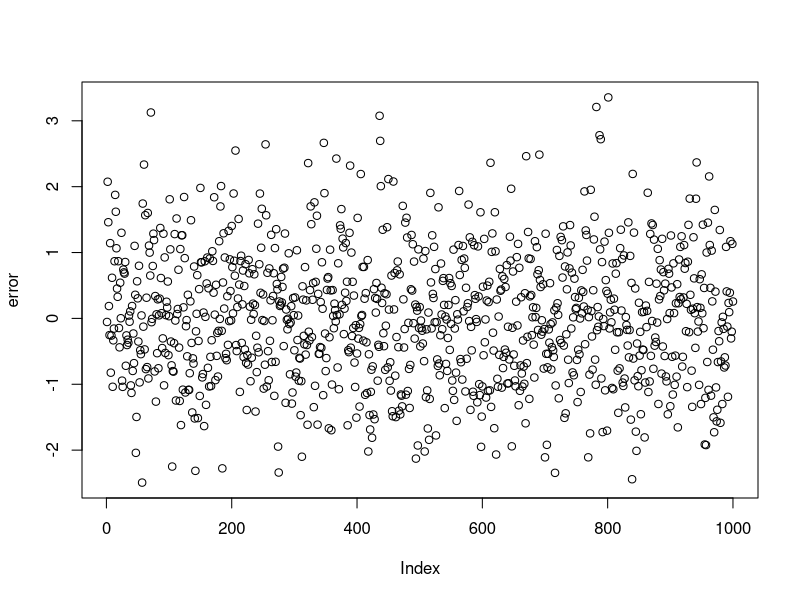
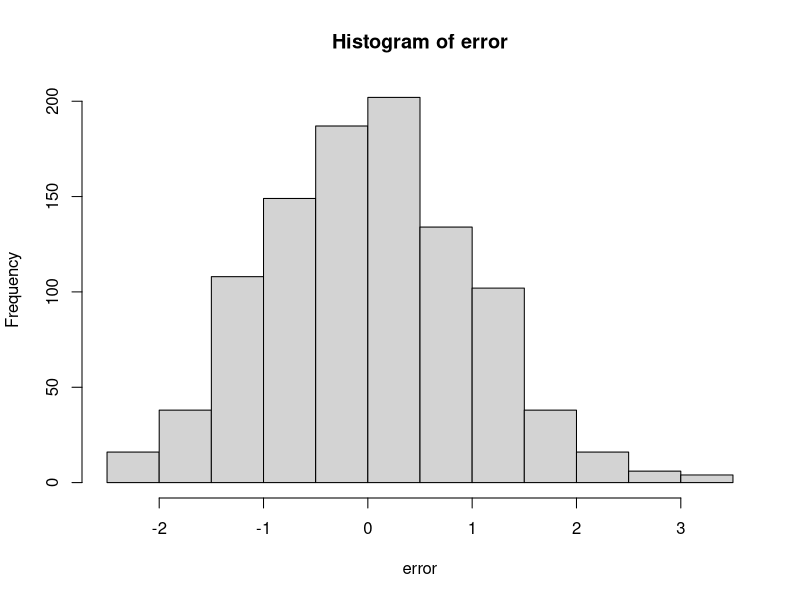
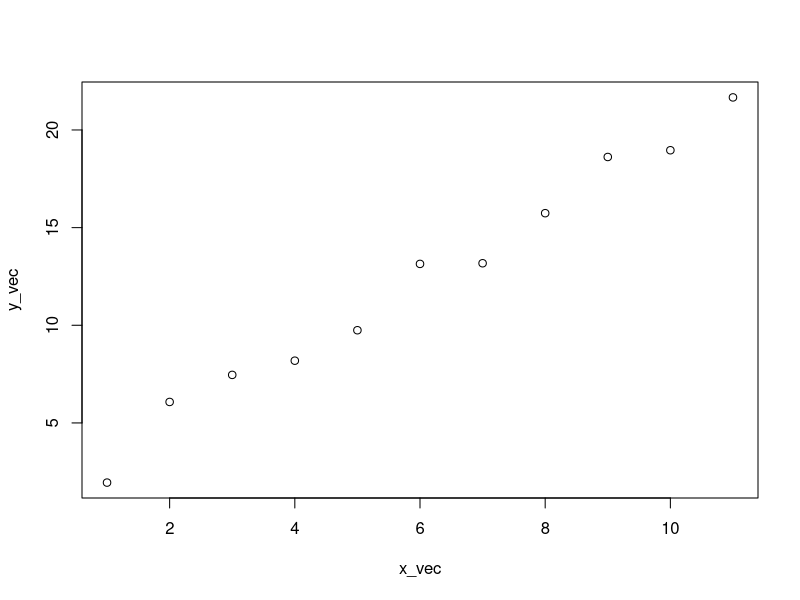

The R source for these figures, in order:
# ******************************************
# Clase de R: Conceptos básicos
# Ejemplo #1
# Este es un script de R
# <- el # define comentarios
# ******************************************


# Defino mis variables ********************* se asigna con <- o con = (pero lo comun es <-)
x_num <- 1                            # numeros
x_vec <- c(1,2,3,4,5,6,7,8,9,10,11)   # vectores
matriz <-matrix(c(1,2,3,4),nrow = 2)  # matrices
error <- rnorm(1000, sd=1 ,mean = 0)             # un vector con la distribucion normal
y_vec <- 2 * x_vec + error[1:11]      # y es igual a 2x + un error normal
media_de_y <- mean(y_vec)             # un numero con la media de y (usando la funcion "mean")

# defino mis funciones: una vez definidas se corren solo si aparecen en el codigo
oddcount <- function(x) 
{
  k<-0                # variable local a la funcion, arranca en cero
  for(n in x)         # estructura de control for n in x ("for")
    {
     if(n %% 2 == 1) k <- k+1 # sumar uno si el n que miro es impar (control logico con "if")
    }
  return(k)           # devolver el k hasta donde haya llegado
}

# ejecuto los procedimientos ********************
c_impares <- oddcount(x_vec)      # contar impares en X_vec con la funcion que defini
plot(error)                     # dibujar y
hist(error)                     # histograma de y
plot(x_vec,y_vec)               # dibujar y en funcion de x
